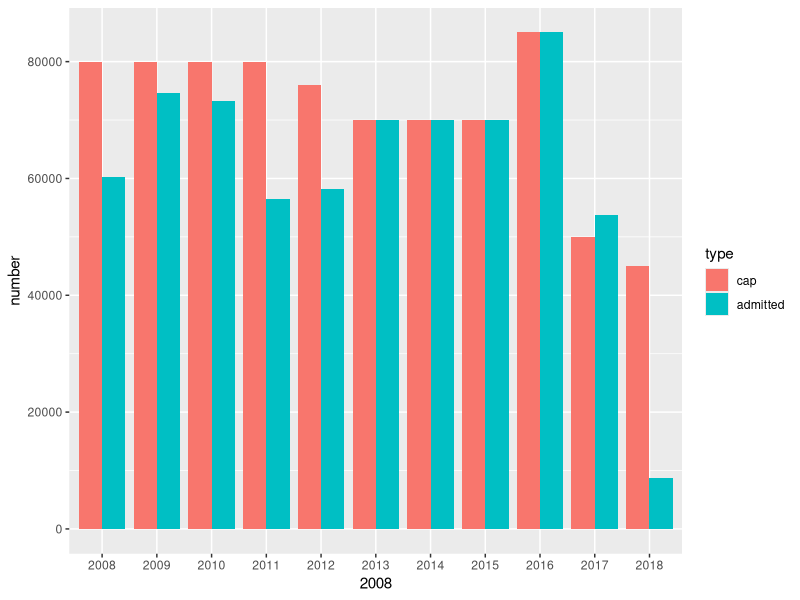
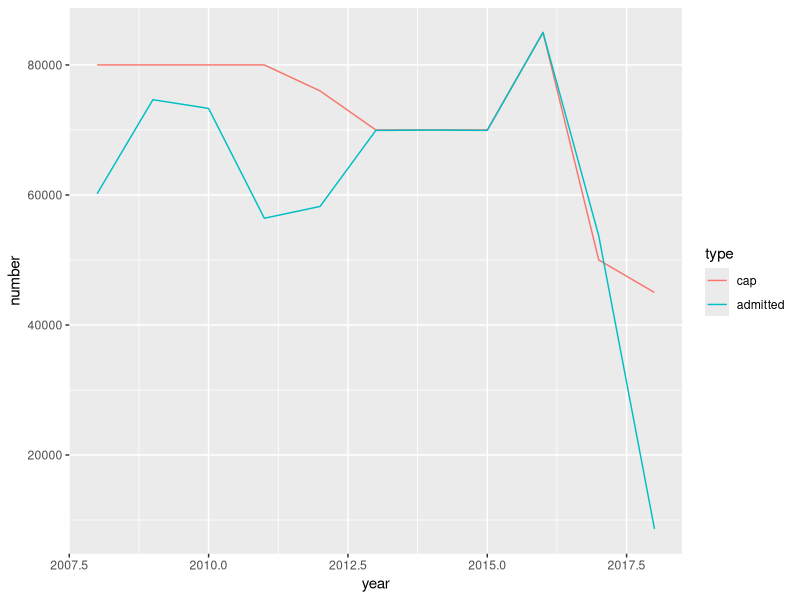
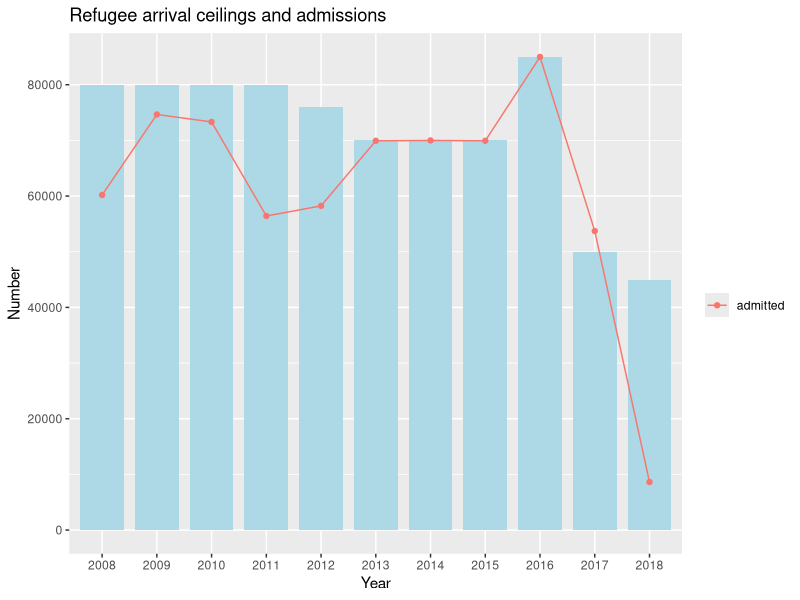
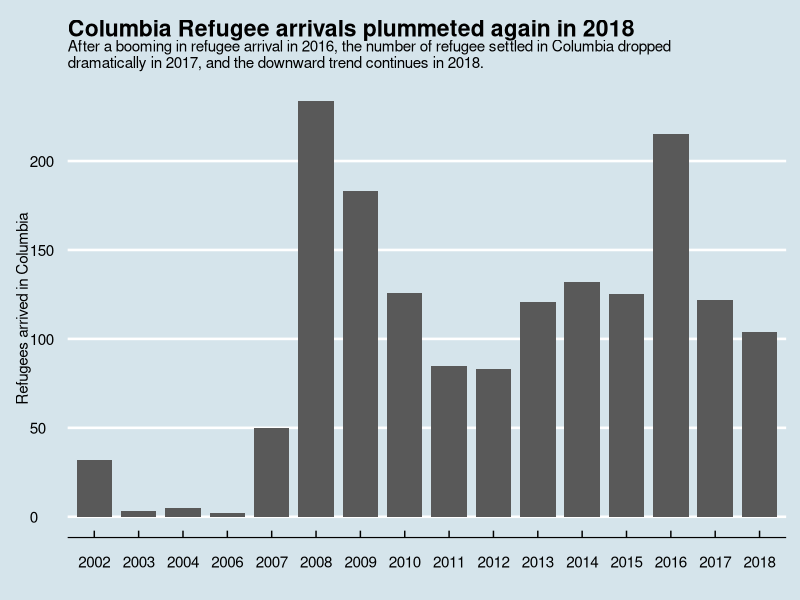

Write the R code that produced these figures, in order.
## ---- chunk 1
knitr::opts_chunk$set(echo = TRUE)
## ---- chunk 2
library(ggplot2)
library(reshape2)
df <- read.csv('ceiling.csv')
names(df) <- tolower(names(df))
head(df)
## ---- chunk 3
dfl <- melt(df) #data frame long-term
dfl
## ---- chunk 4
dfl<- melt(df, id.vars ="year")
colnames(dfl) <- c('year','type','number')
dfl
## ---- chunk 5
library (ggplot2)
library (ggthemes)
library (scales)

head(dfl)

ggplot(dfl, aes(x=factor(dfl$year), y=number, fill = type))+
  geom_bar(position = 'dodge', stat = "identity", width=0.85)+
  scale_x_discrete(dfl$year)
## ---- chunk 6
ggplot(dfl, aes(x=year, y=number, group=type))+
  geom_line(aes(color=type))
## ---- chunk 7
library(dplyr)
ADM <- dfl %>%
  filter(type == 'admitted')
CAP <- dfl%>%
  filter(type =='cap')

#ggplot(dfl, aes(x=factor(year), y=number,group=type,fill=type))+
#  geom_bar(stat='identity',width=0.8)

ggplot(CAP, aes(x=factor(year), y=number))+
  geom_bar(stat='identity',width=0.8,fill='lightblue')+
  geom_line(data=ADM,aes(color=type,group=type))+
  geom_point(data=ADM,aes(color=type))+
  labs(title='Refugee arrival ceilings and admissions', x='Year', y='Number',color = '')
#number of 2018 is subjected to change since its not the final number. 

## ---- chunk 8
df <- read.csv('CO.csv')
head(df)
## ---- chunk 9
df <- read.csv('CO.csv')
duplicated(df$total_city)
dftotal_city <- df[!duplicated(df$total_city),]
View(dftotal_city)
ggplot(dftotal_city)+
  geom_bar(stat='identity',aes(x = FY,y = total_city), width = 0.8)+
  scale_x_discrete(
    labels=c('2002','2003','2004','2006','2007','2008','2009','2010','2011','2012','2013','2014','2015','2016','2017','2018')
                   )+
  scale_y_continuous(breaks=seq(0,250,50))+
  labs(
    x=' ',
    y='Refugees arrived in Columbia',
    title='Columbia Refugee arrivals plummeted again in 2018',
    subtitle='After a booming in refugee arrival in 2016, the number of refugee settled in Columbia dropped\ndramatically in 2017, and the downward trend continues in 2018. '
  )+
  theme_economist()
